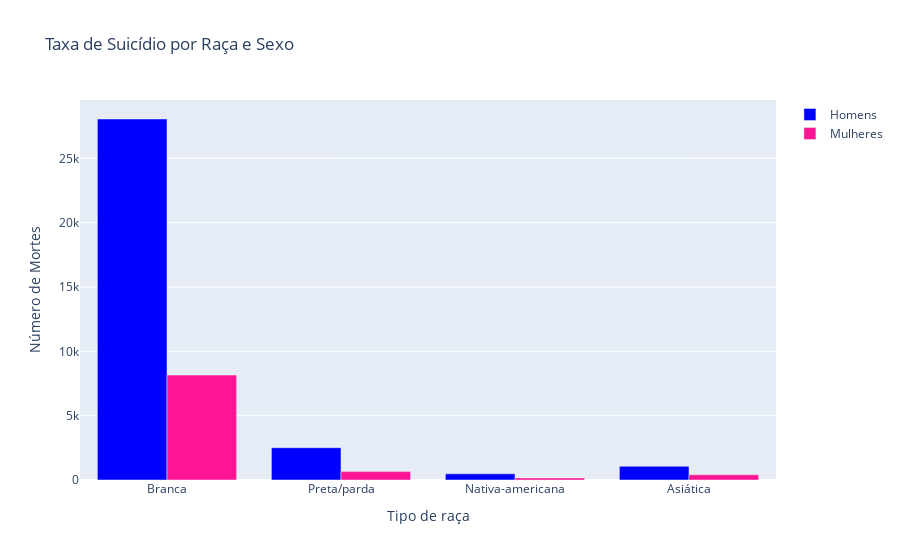

Notebook source saved alongside this figure:
### Markdown cell above
Gerando os gráficos

### Code cell
# Gráfico 4

trace1 = go.Bar(x = ['Branca', 'Preta/parda', 'Nativa-americana','Asiática'], # Denominação das raças segundo o IBGE
                y = [28054, 2511, 478, 1064],
                name = 'Homens',
                marker = {'color': 'blue'})

trace2 = go.Bar(x = ['Branca', 'Preta/parda', 'Nativa-americana','Asiática'],
                y = [8152, 652, 161, 407],
                name = 'Mulheres',
                marker = {'color': 'deeppink',})

layout = go.Layout(title='Taxa de Suicídio por Raça e Sexo',
                   yaxis={'title':'Número de Mortes'},
                   xaxis={'title':'Tipo de raça'})

data = [trace1, trace2]
fig = go.Figure(data=data, layout=layout)
py.iplot(fig)

### Figure 1 — Plotly figure (JSON) as saved in the notebook; plotly's stock layout.template omitted (floating-point values rounded to 4 significant figures)
{"data": [{"marker": {"color": "blue"}, "name": "Homens", "type": "bar", "x": ["Branca", "Preta/parda", "Nativa-americana", "Asiática"], "y": [28054, 2511, 478, 1064]}, {"marker": {"color": "deeppink"}, "name": "Mulheres", "type": "bar", "x": ["Branca", "Preta/parda", "Nativa-americana", "Asiática"], "y": [8152, 652, 161, 407]}], "layout": {"title": {"text": "Taxa de Suicídio por Raça e Sexo"}, "xaxis": {"title": {"text": "Tipo de raça"}}, "yaxis": {"title": {"text": "Número de Mortes"}}}}
